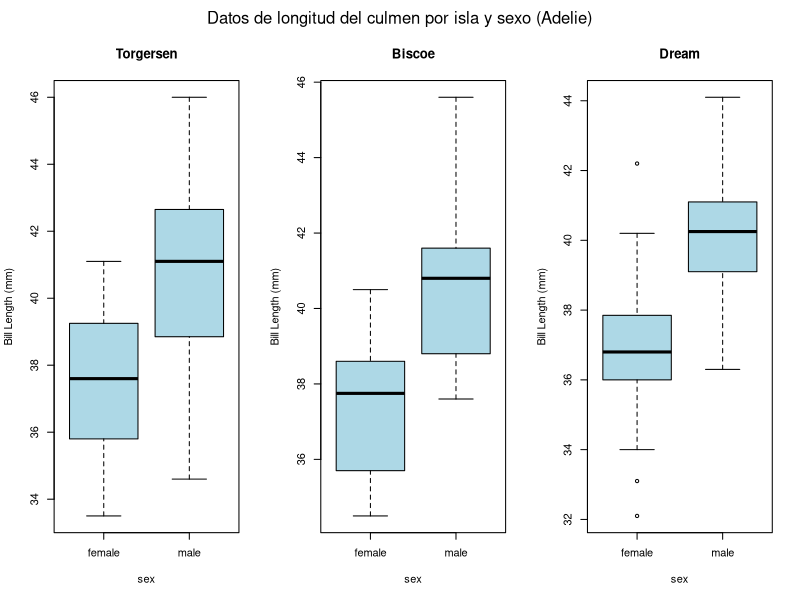
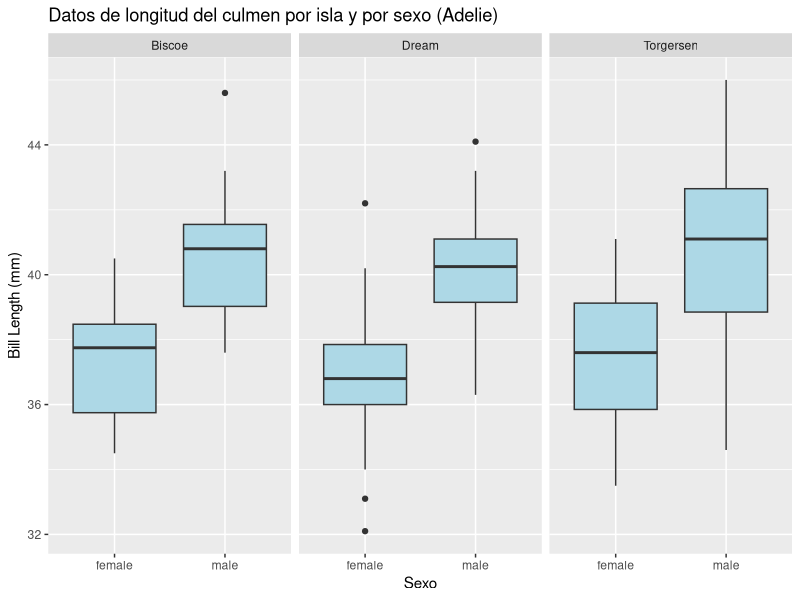
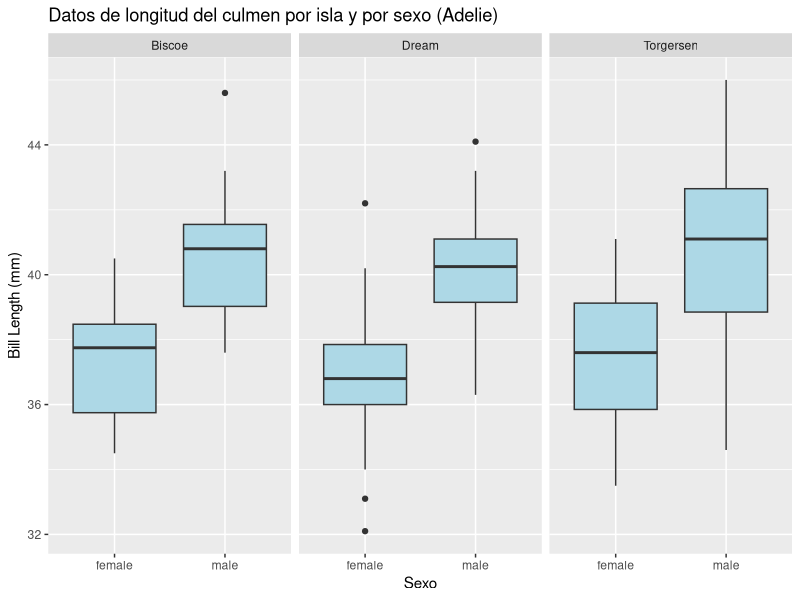
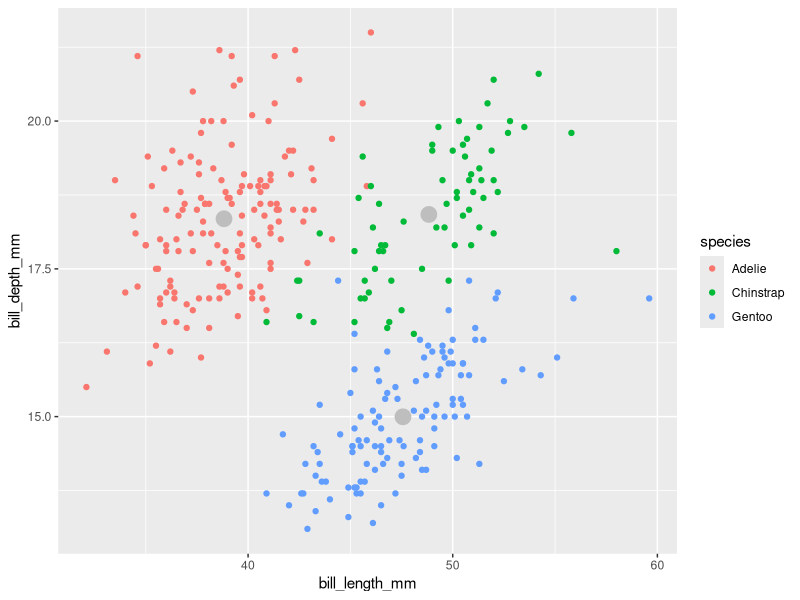
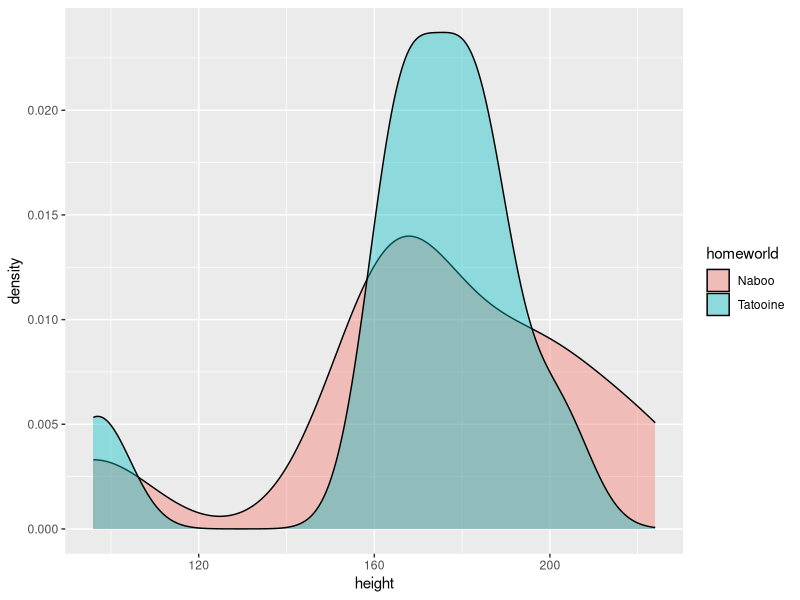
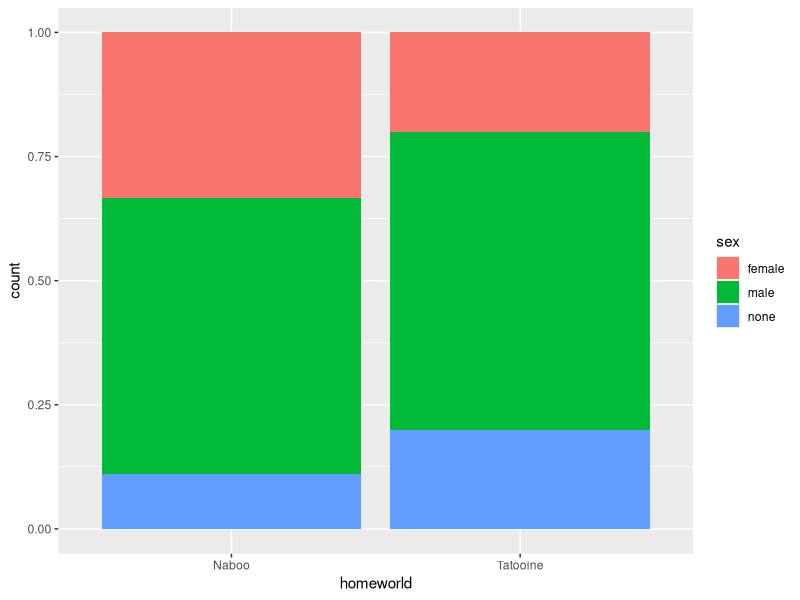
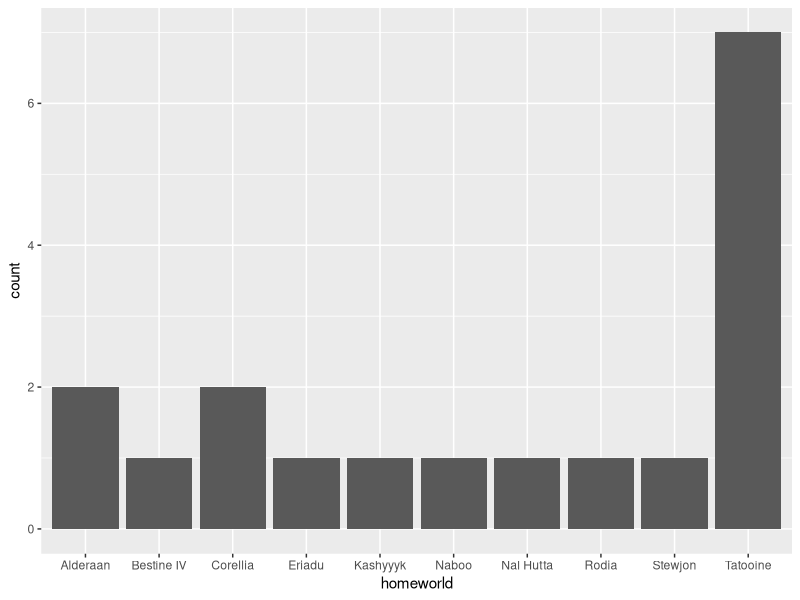
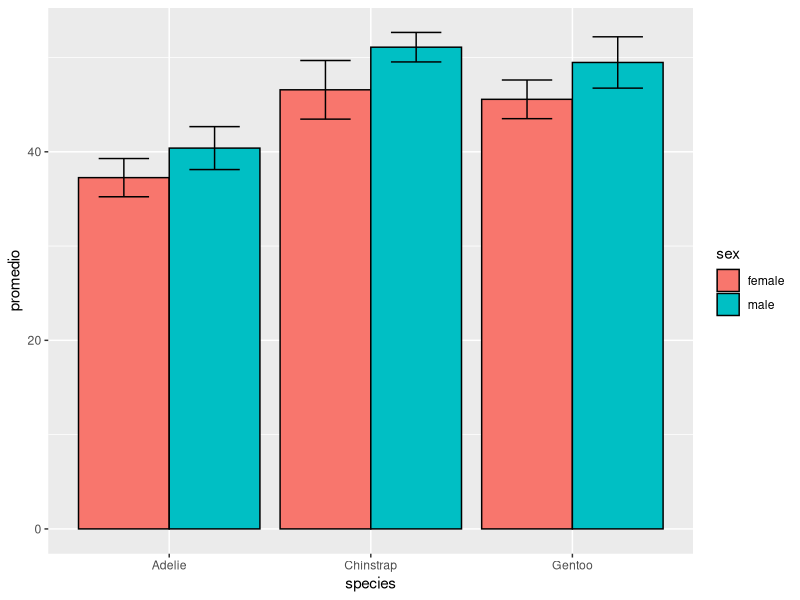

Generate these figures, in order, with R:
## ---- chunk 1
#| eval: true
#| echo: false
#| out.width: "100%"
#| fig.height: 8
#| fig.width: 10

library(tidyverse)
library(here)
penguins <- read_csv(here("data/palmer_penguins.csv")) %>% 
  na.omit()

penguins_adelie <- penguins[penguins$species == "Adelie", ]

# definir area de grafico
par(mfrow = c(1, 3), oma = c(0, 0, 2, 0))

# Lista de islas
islas <- unique(penguins_adelie$island)

# forloop para islas 
for (isla in islas) {
  boxplot(bill_length_mm ~ sex, 
          data = filter(penguins_adelie, island == isla),
          main = isla,
          ylab = "Bill Length (mm)",
          col = "lightblue")
}

# Agregar titulo 
mtext("Datos de longitud del culmen por isla y sexo (Adelie)", outer = TRUE)
## ---- chunk 2
#| eval: true
#| echo: false
#| out.width: "100%"
#| fig.height: 8
#| fig.width: 10

library(tidyverse)
library(here)
penguins <- read_csv(here("data/palmer_penguins.csv")) %>% 
  na.omit()

penguins %>% 
  filter(species == "Adelie") %>% 
  ggplot(aes(x = sex, y = bill_length_mm))+
  geom_boxplot(fill = "lightblue")+
  facet_wrap(~island)+
  labs(title = "Datos de longitud del culmen por isla y por sexo (Adelie)",
       y = "Bill Length (mm)",
       x = "Sexo")
## ---- chunk 3
#| eval: true
#| echo: false

penguins %>% 
  filter(species == "Adelie") %>% 
  ggplot(aes(x = sex, y = bill_length_mm))+
  geom_boxplot(fill = "lightblue")+
  facet_wrap(~island)+
  labs(title = "Datos de longitud del culmen por isla y por sexo (Adelie)",
       y = "Bill Length (mm)",
       x = "Sexo")

## ---- chunk 4
#| include: true
#| code-fold: true
#| code-summary: "ver codigo"
#| eval: true


#make a dataframe with mean values of bill_depth_mm and bill_length_mm
promedios <- penguins %>% 
  group_by(species) %>% 
  summarise(mean_bill_length = mean(bill_length_mm, na.rm = TRUE),
            mean_bill_depth = mean(bill_depth_mm, na.rm = TRUE))


ggplot()+
  geom_point(data = penguins, aes(x = bill_length_mm, y = bill_depth_mm, color = species)) +
  geom_point(data = promedios, aes(x = mean_bill_length, y = mean_bill_depth), 
             size = 5, color = "grey") 

## ---- chunk 5
#| include: true
#| code-fold: true
#| code-summary: "ver codigo"
#| eval: true


starwars <- read_csv(here("data/starwars.csv"))

#ejercicio e1
starwars %>% 
  filter(homeworld %in% c("Tatooine", "Naboo")) %>% 
  filter(species != "droid") %>% 
  ggplot(., aes(x = height, fill = homeworld))+
  geom_density(alpha = 0.4)

## ---- chunk 6
#| include: true
#| code-fold: true
#| code-summary: "ver codigo"
#| eval: true


starwars %>% 
  filter(homeworld %in% c("Tatooine", "Naboo")) %>% 
  filter(species != "droid") %>% 
  ggplot(.,aes(x = homeworld, fill = sex))+
  geom_bar(position = "fill")


## ---- chunk 7
#| include: true
#| code-fold: true
#| code-summary: "ver codigo"
#| eval: true


# ejercicio e3
starwars %>% 
  filter(str_detect(films, "A New Hope")) %>% 
  ggplot(., aes(x = homeworld)) +
  geom_bar()



## ---- chunk 8
#| include: true
#| code-fold: true
#| code-summary: "ver codigo"
#| eval: true


penguins %>% 
  group_by(species, sex) %>% 
  summarise(promedio = mean(bill_length_mm, na.rm = TRUE),
            desvest = sd(bill_length_mm, na.rm= TRUE), 
            .groups = "drop") %>% 
  ggplot(., aes(x = species, y = promedio, fill = sex)) +
  geom_col(position = position_dodge(), color = "black")+
  geom_errorbar(aes(ymin = promedio - desvest, ymax = promedio + desvest),
                width = 0.5, position = position_dodge(0.9))
## ---- chunk 9
#| include: true
#| code-fold: true
#| code-summary: "ver codigo"
#| eval: true


demo <- read_csv(here("data/datos_demo.csv"))


# promedios
demo %>% 
  group_by(grupo) %>% 
  summarise(promedio = mean(valor),
            desvest = sd(valor)) %>% 
  ggplot(.,aes(x = grupo, y = promedio, fill = grupo))+
  geom_col()+
  geom_errorbar(aes(ymin = promedio - desvest, ymax = promedio + desvest),
                width = 0.3)

## ---- chunk 10
#| include: true
#| code-fold: true
#| code-summary: "ver codigo"
#| eval: true


# datos completos
demo %>% 
  ggplot(.,aes(x = grupo, y = valor, color = grupo))+
  geom_boxplot()+
  geom_point(position = position_jitterdodge(0.2))
